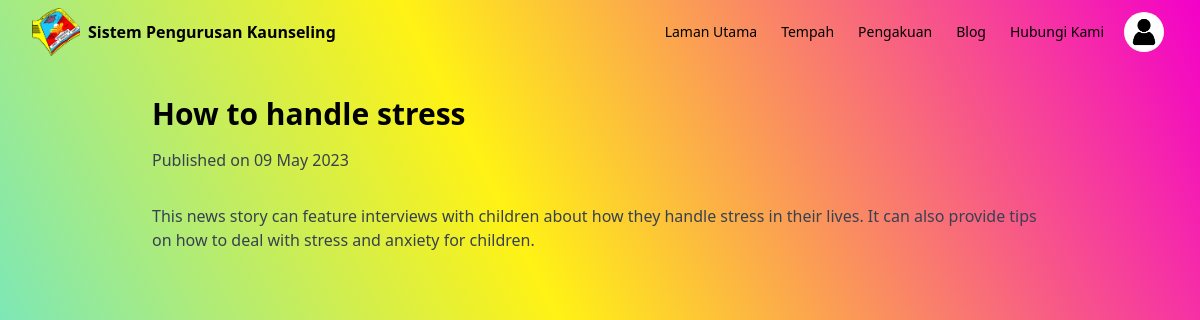
Page /blog_post.php?id=40 on the committed database.
### tables this page shows
CREATE TABLE `blog_posts` (
  `id` int UNSIGNED NOT NULL,
  `post_title` varchar(255) NOT NULL,
  `post_content` longtext NOT NULL,
  `date_published` datetime DEFAULT CURRENT_TIMESTAMP,
  `post_image` varchar(255) NOT NULL
);

### blog_post.php (the view, shortened to what this page needs)
<?php
include('Components/db/db_connection.php');
$post_id = $_GET['id'];
$query = "SELECT * FROM blog_posts WHERE id = $post_id LIMIT 1";
$result = mysqli_query($connection, $query);
$row = mysqli_fetch_assoc($result);
$post_title = $row['post_title'];
$post_content = $row['post_content'];
$date_published = date('d M Y', strtotime($row['date_published']));
include('Components/header.php');
include('Components/navbar.php');
?>
<div class="my-8 mx-auto max-w-4xl">
    <div>
        <h2 class="text-3xl font-bold mb-4"><?php echo $post_title; ?></h2>
        <p class="text-gray-700">Published on <?php echo $date_published; ?></p>
    </div>
    <div class="mt-8">
        <p class="text-gray-700"><?php echo $post_content; ?></p>
    </div>
</div>

### components/css/style.css (style rules this page uses)
body { min-height: 100vh; background: linear-gradient(243.47deg, #f300c9 0%, #fff215 50%, #46e3fb 100%); background-repeat: no-repeat; background-size: cover; box-shadow: 0px 4px 4px rgba(0, 0, 0, 0.25); }

### rows in the picture
blog_posts: post_title "How to handle stress", date_published "09 May 2023", post_content "This news story can feature interviews with children about how they handle stress in their lives. It can also provide tips on how to deal with stress and anxiety for children."

### other values in the picture
$link['name'] "Laman Utama"
$link['name'] "Tempah"
$link['name'] "Pengakuan"
$link['name'] "Blog"
$link['name'] "Hubungi Kami"
